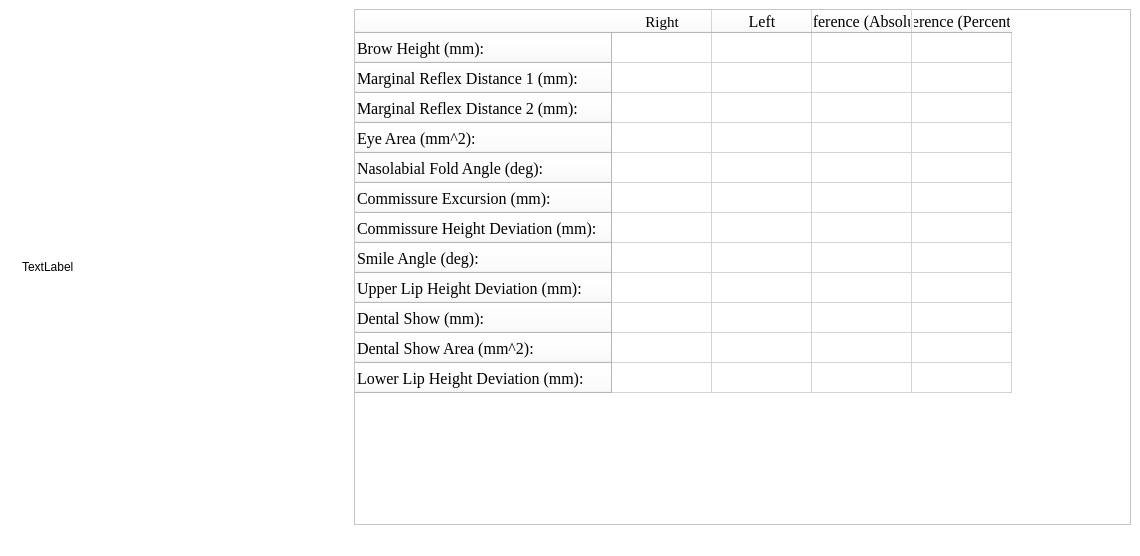
<?xml version="1.0" encoding="UTF-8"?>
<ui version="4.0">
 <class>MainWindow</class>
 <widget class="QMainWindow" name="MainWindow">
  <property name="geometry">
   <rect>
    <x>0</x>
    <y>0</y>
    <width>1140</width>
    <height>556</height>
   </rect>
  </property>
  <property name="minimumSize">
   <size>
    <width>1140</width>
    <height>455</height>
   </size>
  </property>
  <property name="windowTitle">
   <string>MainWindow</string>
  </property>
  <property name="styleSheet">
   <string notr="true">background-color: rgb(255, 255, 255);</string>
  </property>
  <widget class="QWidget" name="centralwidget">
   <layout class="QHBoxLayout" name="horizontalLayout">
    <item>
     <widget class="QLabel" name="label">
      <property name="text">
       <string/>
      </property>
      <property name="pixmap">
       <pixmap>../../.designer/backup/Artboard 3.jpg</pixmap>
      </property>
      <property name="scaledContents">
       <bool>true</bool>
      </property>
     </widget>
    </item>
    <item>
     <widget class="QLabel" name="metricsLabel">
      <property name="minimumSize">
       <size>
        <width>326</width>
        <height>0</height>
       </size>
      </property>
      <property name="text">
       <string>TextLabel</string>
      </property>
     </widget>
    </item>
    <item>
     <widget class="QTableWidget" name="resultTable">
      <property name="minimumSize">
       <size>
        <width>0</width>
        <height>0</height>
       </size>
      </property>
      <property name="font">
       <font>
        <family>Times New Roman</family>
        <pointsize>12</pointsize>
       </font>
      </property>
      <property name="lineWidth">
       <number>0</number>
      </property>
      <property name="verticalScrollBarPolicy">
       <enum>Qt::ScrollBarAlwaysOff</enum>
      </property>
      <property name="horizontalScrollBarPolicy">
       <enum>Qt::ScrollBarAlwaysOff</enum>
      </property>
      <property name="sizeAdjustPolicy">
       <enum>QAbstractScrollArea::AdjustToContents</enum>
      </property>
      <property name="selectionMode">
       <enum>QAbstractItemView::SingleSelection</enum>
      </property>
      <row>
       <property name="text">
        <string>Brow Height (mm):</string>
       </property>
       <property name="font">
        <font>
         <family>Times New Roman</family>
         <pointsize>12</pointsize>
        </font>
       </property>
      </row>
      <row>
       <property name="text">
        <string>Marginal Reflex Distance 1 (mm):</string>
       </property>
       <property name="font">
        <font>
         <family>Times New Roman</family>
         <pointsize>12</pointsize>
        </font>
       </property>
      </row>
      <row>
       <property name="text">
        <string>Marginal Reflex Distance 2 (mm):</string>
       </property>
       <property name="font">
        <font>
         <family>Times New Roman</family>
         <pointsize>12</pointsize>
        </font>
       </property>
      </row>
      <row>
       <property name="text">
        <string>Eye Area (mm^2):</string>
       </property>
       <property name="font">
        <font>
         <family>Times New Roman</family>
         <pointsize>12</pointsize>
        </font>
       </property>
      </row>
      <row>
       <property name="text">
        <string>Nasolabial Fold Angle (deg):</string>
       </property>
       <property name="font">
        <font>
         <family>Times New Roman</family>
         <pointsize>12</pointsize>
        </font>
       </property>
      </row>
      <row>
       <property name="text">
        <string>Commissure Excursion (mm):</string>
       </property>
       <property name="font">
        <font>
         <family>Times New Roman</family>
         <pointsize>12</pointsize>
        </font>
       </property>
      </row>
      <row>
       <property name="text">
        <string>Commissure Height Deviation (mm):</string>
       </property>
       <property name="font">
        <font>
         <family>Times New Roman</family>
         <pointsize>12</pointsize>
        </font>
       </property>
      </row>
      <row>
       <property name="text">
        <string>Smile Angle (deg):</string>
       </property>
       <property name="font">
        <font>
         <family>Times New Roman</family>
         <pointsize>12</pointsize>
        </font>
       </property>
      </row>
      <row>
       <property name="text">
        <string>Upper Lip Height Deviation (mm):</string>
       </property>
       <property name="font">
        <font>
         <family>Times New Roman</family>
         <pointsize>12</pointsize>
        </font>
       </property>
      </row>
      <row>
       <property name="text">
        <string>Dental Show (mm):</string>
       </property>
       <property name="font">
        <font>
         <family>Times New Roman</family>
         <pointsize>12</pointsize>
        </font>
       </property>
      </row>
      <row>
       <property name="text">
        <string>Dental Show Area (mm^2):</string>
       </property>
       <property name="font">
        <font>
         <family>Times New Roman</family>
         <pointsize>12</pointsize>
        </font>
       </property>
      </row>
      <row>
       <property name="text">
        <string>Lower Lip Height Deviation (mm):</string>
       </property>
       <property name="font">
        <font>
         <family>Times New Roman</family>
         <pointsize>12</pointsize>
        </font>
       </property>
      </row>
      <column>
       <property name="text">
        <string>Right</string>
       </property>
       <property name="font">
        <font>
         <family>Times New Roman</family>
         <pointsize>11</pointsize>
        </font>
       </property>
      </column>
      <column>
       <property name="text">
        <string>Left</string>
       </property>
       <property name="font">
        <font>
         <family>Times New Roman</family>
         <pointsize>12</pointsize>
        </font>
       </property>
      </column>
      <column>
       <property name="text">
        <string>Difference (Absolute)</string>
       </property>
       <property name="font">
        <font>
         <family>Times New Roman</family>
         <pointsize>12</pointsize>
        </font>
       </property>
      </column>
      <column>
       <property name="text">
        <string>Difference (Percentage)</string>
       </property>
       <property name="font">
        <font>
         <family>Times New Roman</family>
         <pointsize>12</pointsize>
        </font>
       </property>
      </column>
     </widget>
    </item>
   </layout>
  </widget>
  <widget class="QMenuBar" name="menubar">
   <property name="geometry">
    <rect>
     <x>0</x>
     <y>0</y>
     <width>1140</width>
     <height>26</height>
    </rect>
   </property>
  </widget>
  <widget class="QStatusBar" name="statusbar"/>
 </widget>
 <resources/>
 <connections/>
</ui>
